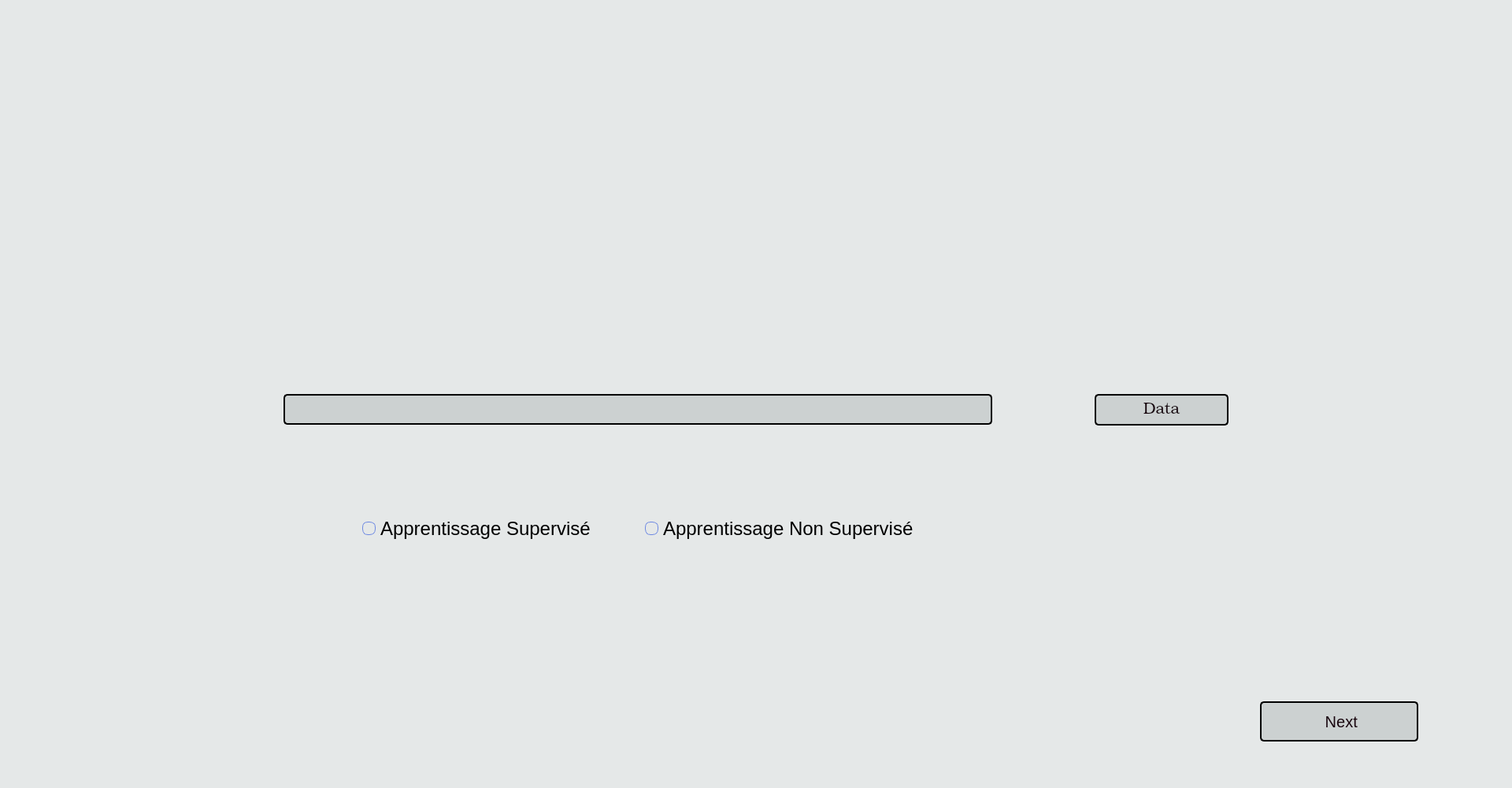
<?xml version="1.0" encoding="UTF-8"?>
<ui version="4.0">
 <class>DATAMINING</class>
 <widget class="QDialog" name="DATAMINING">
  <property name="geometry">
   <rect>
    <x>0</x>
    <y>0</y>
    <width>1920</width>
    <height>1000</height>
   </rect>
  </property>
  <property name="windowTitle">
   <string>DATA MINING</string>
  </property>
  <property name="styleSheet">
   <string notr="true">background-color: #E5E8E8;</string>
  </property>
  <widget class="QPushButton" name="browse">
   <property name="geometry">
    <rect>
     <x>1390</x>
     <y>500</y>
     <width>170</width>
     <height>40</height>
    </rect>
   </property>
   <property name="font">
    <font>
     <family>URW Bookman</family>
     <pointsize>-1</pointsize>
     <weight>3</weight>
     <italic>false</italic>
     <bold>false</bold>
     <stylestrategy>PreferAntialias</stylestrategy>
    </font>
   </property>
   <property name="styleSheet">
    <string notr="true">QPushButton{
    background: #FFFFFF;
    background-color:#CCD1D1;
	font: 25 11pt &quot;URW Bookman&quot;;
    border: 2px solid #000000; 
    border-radius: 5px; 
    font-size:20px;
    color: #19060f;

}
QPushButton:hover{
     border: 2px solid #6E89E2; 
     background: #FFFFFF;
      background-color:#FFFFFF;
      color: #000000;
}</string>
   </property>
   <property name="text">
    <string>Data</string>
   </property>
   <property name="icon">
    <iconset>
     <normalon>:/newPrefix/icons8-import-64.png</normalon>
    </iconset>
   </property>
   <property name="iconSize">
    <size>
     <width>30</width>
     <height>30</height>
    </size>
   </property>
  </widget>
  <widget class="QWidget" name="widget" native="true">
   <property name="geometry">
    <rect>
     <x>270</x>
     <y>-70</y>
     <width>1200</width>
     <height>560</height>
    </rect>
   </property>
   <property name="styleSheet">
    <string notr="true">background-image: url(:/newPrefix/social-data-mining.png);</string>
   </property>
  </widget>
  <widget class="QPushButton" name="pushButton">
   <property name="geometry">
    <rect>
     <x>1600</x>
     <y>890</y>
     <width>201</width>
     <height>51</height>
    </rect>
   </property>
   <property name="styleSheet">
    <string notr="true">QPushButton{
    background: #FFFFFF;
    background-color:#CCD1D1;
	font: 25 11pt &quot;URW Bookman&quot;;
    border: 2px solid #000000; 
    border-radius: 5px; 
    font-size:20px;
    color: #19060f;

}
QPushButton:hover{
     border: 2px solid #6E89E2; 
     background: #FFFFFF;
      background-color:#FFFFFF;
      color: #000000;
}</string>
   </property>
   <property name="text">
    <string> Next</string>
   </property>
   <property name="icon">
    <iconset>
     <normalon>:/newPrefix/right.png</normalon>
    </iconset>
   </property>
   <property name="iconSize">
    <size>
     <width>30</width>
     <height>30</height>
    </size>
   </property>
  </widget>
  <widget class="QWidget" name="layoutWidget">
   <property name="geometry">
    <rect>
     <x>460</x>
     <y>640</y>
     <width>711</width>
     <height>61</height>
    </rect>
   </property>
   <layout class="QHBoxLayout" name="horizontalLayout">
    <item>
     <widget class="QRadioButton" name="radioButton">
      <property name="font">
       <font>
        <pointsize>18</pointsize>
       </font>
      </property>
      <property name="styleSheet">
       <string notr="true">QRadioButton {
   background-color: #E5E8E8;
   color: black;
   
}
QRadioButton::indicator {
   width: 10px;
   height: 10px;
   border-radius: 5px;
}
QRadioButton::indicator::unchecked{ 
   border: 1px solid; 
   border-color: #6E89E2;
   border-radius: 7px;
   background-color: #E5E8E8; 
   width: 15px; 
   height: 15px; 
}
QRadioButton::indicator::checked{ 
   border: 1px solid; 
   border-color: #000000;
   border-radius: 8px;
   background-color: #6E89E2; 
   width: 15px; 
   height: 15px; 
}
QRadioButton:hover{

     color: #6E89E2;
     font: 25 11pt  #6E89E2;
}</string>
      </property>
      <property name="text">
       <string>Apprentissage Supervisé</string>
      </property>
     </widget>
    </item>
    <item>
     <widget class="QRadioButton" name="radioButton_2">
      <property name="font">
       <font>
        <pointsize>18</pointsize>
       </font>
      </property>
      <property name="styleSheet">
       <string notr="true">QRadioButton {
   background-color: #E5E8E8;
   color: black;
   
}
QRadioButton::indicator {
   width: 10px;
   height: 10px;
   border-radius: 5px;
}
QRadioButton::indicator::unchecked{ 
   border: 1px solid; 
   border-color: #6E89E2;
   border-radius: 7px;
   background-color: #E5E8E8; 
   width: 15px; 
   height: 15px; 
}
QRadioButton::indicator::checked{ 
   border: 1px solid; 
   border-color: #000000;
   border-radius: 8px;
   background-color: #6E89E2; 
   width: 15px; 
   height: 15px; 
}
QRadioButton:hover{

     color: #6E89E2;
     font: 25 11pt  #6E89E2;
}</string>
      </property>
      <property name="text">
       <string>Apprentissage Non Supervisé</string>
      </property>
     </widget>
    </item>
   </layout>
  </widget>
  <widget class="QTextEdit" name="textEdit">
   <property name="geometry">
    <rect>
     <x>360</x>
     <y>500</y>
     <width>900</width>
     <height>39</height>
    </rect>
   </property>
   <property name="styleSheet">
    <string notr="true">QTextEdit{
    background: #FFFFFF;
    background-color:#CCD1D1;
	font: 25 11pt &quot;URW Bookman&quot;;
    border: 2px solid #000000; 
    border-radius: 5px; 
    font-size:20px;
    color: #000000;

}
QTextEdit:hover{
     border: 2px solid #6E89E2; 
     background: #FFFFFF;
      background-color:#FFFFFF;
      color: #000000;
}</string>
   </property>
  </widget>
 </widget>
 <resources>
  <include location="image.qrc"/>
 </resources>
 <connections/>
</ui>
